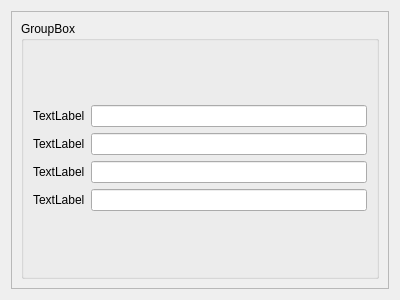
<?xml version="1.0" encoding="UTF-8"?>
<ui version="4.0">
 <class>Dialog</class>
 <widget class="QDialog" name="Dialog">
  <property name="geometry">
   <rect>
    <x>0</x>
    <y>0</y>
    <width>400</width>
    <height>300</height>
   </rect>
  </property>
  <property name="windowTitle">
   <string>Dialog</string>
  </property>
  <layout class="QVBoxLayout" name="verticalLayout">
   <item>
    <widget class="QScrollArea" name="scrollArea">
     <property name="widgetResizable">
      <bool>true</bool>
     </property>
     <widget class="QWidget" name="scrollAreaWidgetContents">
      <property name="geometry">
       <rect>
        <x>0</x>
        <y>0</y>
        <width>380</width>
        <height>280</height>
       </rect>
      </property>
      <layout class="QHBoxLayout" name="horizontalLayout">
       <item>
        <widget class="QGroupBox" name="groupBox">
         <property name="title">
          <string>GroupBox</string>
         </property>
         <layout class="QGridLayout" name="gridLayout_2">
          <item row="0" column="0">
           <layout class="QGridLayout" name="gridLayout">
            <item row="2" column="0">
             <widget class="QLabel" name="label3">
              <property name="text">
               <string>TextLabel</string>
              </property>
             </widget>
            </item>
            <item row="0" column="0">
             <widget class="QLabel" name="label1">
              <property name="text">
               <string>TextLabel</string>
              </property>
             </widget>
            </item>
            <item row="0" column="2">
             <widget class="QLineEdit" name="lineText1">
              <property name="minimumSize">
               <size>
                <width>200</width>
                <height>0</height>
               </size>
              </property>
             </widget>
            </item>
            <item row="2" column="2">
             <widget class="QLineEdit" name="lineText3"/>
            </item>
            <item row="1" column="0">
             <widget class="QLabel" name="label2">
              <property name="text">
               <string>TextLabel</string>
              </property>
             </widget>
            </item>
            <item row="1" column="2">
             <widget class="QLineEdit" name="lineText2"/>
            </item>
            <item row="3" column="0">
             <widget class="QLabel" name="label4">
              <property name="text">
               <string>TextLabel</string>
              </property>
             </widget>
            </item>
            <item row="3" column="2">
             <widget class="QLineEdit" name="lineText4"/>
            </item>
           </layout>
          </item>
         </layout>
        </widget>
       </item>
      </layout>
     </widget>
    </widget>
   </item>
  </layout>
 </widget>
 <resources/>
 <connections/>
</ui>
